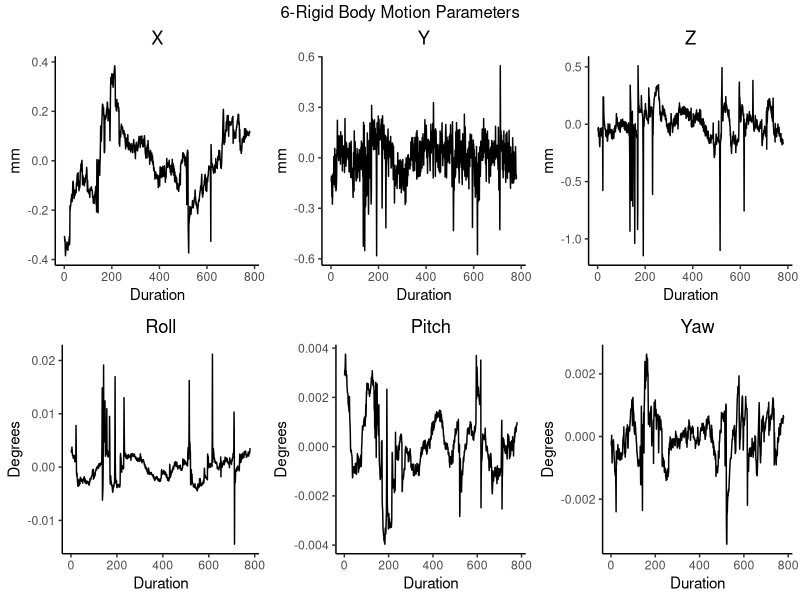
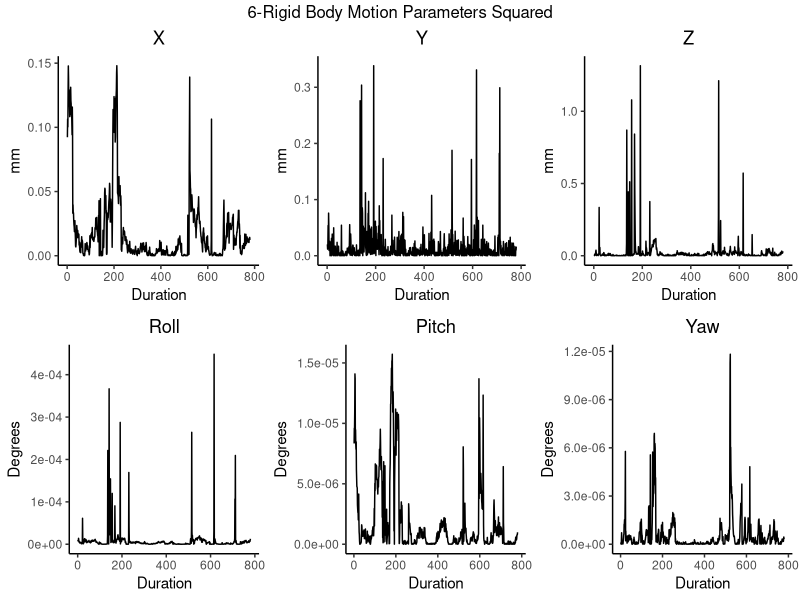
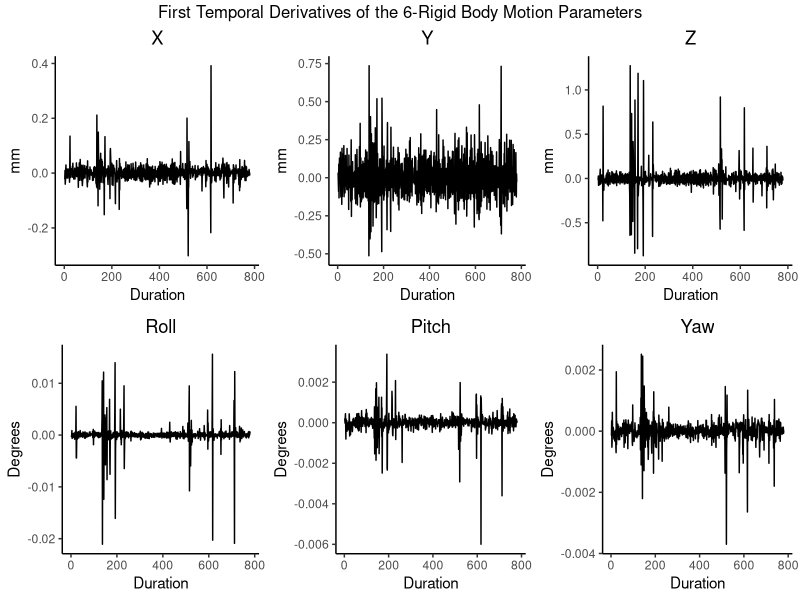
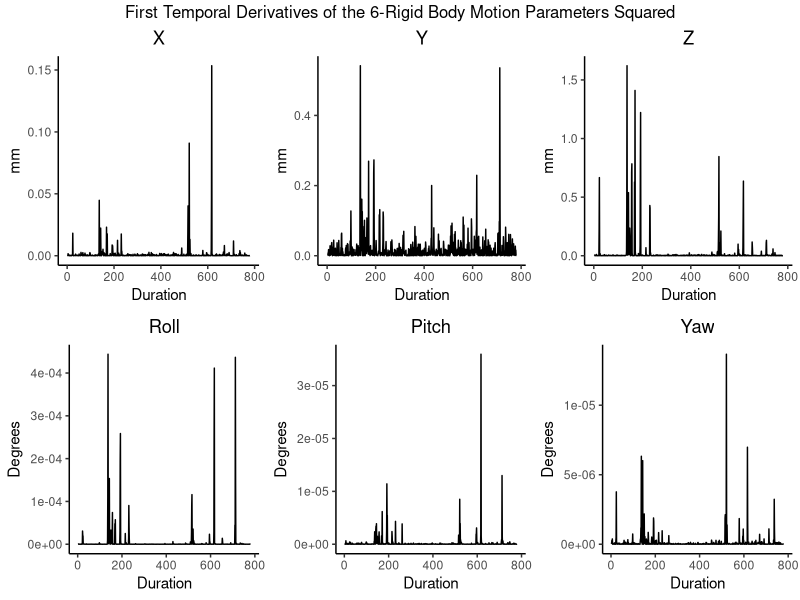
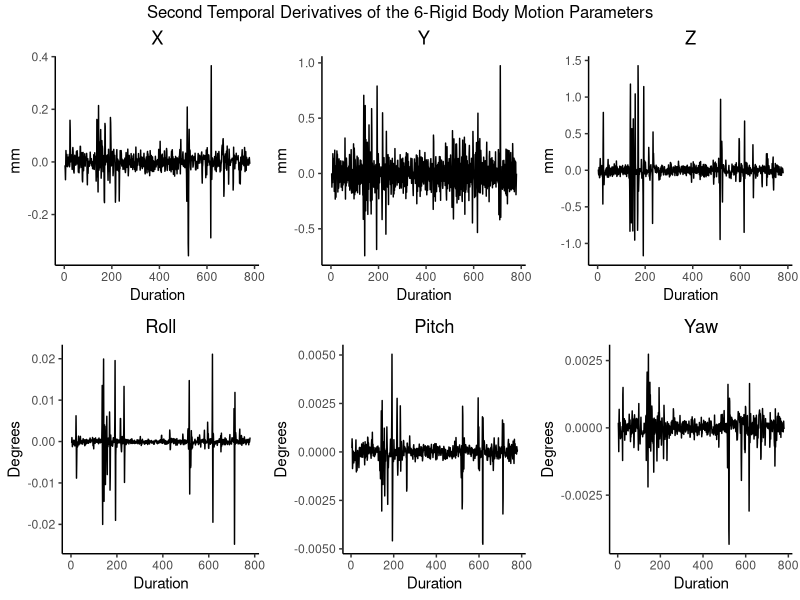
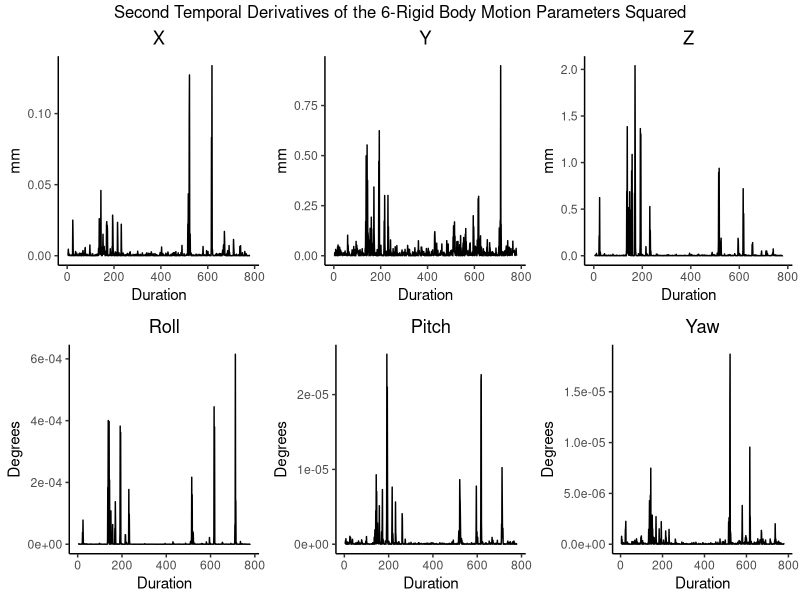

Here is the R script that generated these plots, in order:
## ---- chunk 1
knitr::opts_chunk$set(echo = TRUE)

library(tidyverse); library(gridExtra)
## ---- chunk 2

# load 6-rigidy body motion parameters
motion_demeaned <- read.csv("blog_Calculate_Motion_Regressors_files/example_motion_demeand.csv",header = FALSE)

# motion_demeaned <- t(apply(motion_demeaned, 1, sample, replace=TRUE))
# 
# motion_demeaned <- as.data.frame(motion_demeaned)

# rename columns
colnames(motion_demeaned) <- c("x","y","z","roll","pitch","yaw")

# add duration for graphs
motion_demeaned$duration <- c(1:780)

# plot x
motion_x <- ggplot(motion_demeaned, mapping = aes(x = duration, y = x)) + 
  geom_line() +
  theme_classic() + 
  theme(plot.title = element_text(hjust = .5), 
        plot.subtitle = element_text(hjust = .5)
        ) +
  ggtitle("X") +
  xlab("Duration") + 
  ylab("mm")

# plot y
motion_y <- ggplot(motion_demeaned, mapping = aes(x = duration, y = y)) + 
  geom_line() +
  theme_classic() + 
  theme(plot.title = element_text(hjust = .5), 
        plot.subtitle = element_text(hjust = .5)
        ) +
  ggtitle("Y") +
  xlab("Duration") + 
  ylab("mm")

# plot z
motion_z <- ggplot(motion_demeaned, mapping = aes(x = duration, y = z)) + 
  geom_line() +
  theme_classic() + 
  theme(plot.title = element_text(hjust = .5), 
        plot.subtitle = element_text(hjust = .5)
        ) +
  ggtitle("Z") +
  xlab("Duration") + 
  ylab("mm")

# plot roll
motion_roll <- ggplot(motion_demeaned, mapping = aes(x = duration, y = roll)) + 
  geom_line() +
  theme_classic() + 
  theme(plot.title = element_text(hjust = .5), 
        plot.subtitle = element_text(hjust = .5)
        ) +
  ggtitle("Roll") +
  xlab("Duration") + 
  ylab("Degrees")

# plot pitch
motion_pitch <- ggplot(motion_demeaned, mapping = aes(x = duration, y = pitch)) + 
  geom_line() +
  theme_classic() + 
  theme(plot.title = element_text(hjust = .5), 
        plot.subtitle = element_text(hjust = .5)
        ) +
  ggtitle("Pitch") +
  xlab("Duration") + 
  ylab("Degrees")

# plot yaw
motion_yaw <- ggplot(motion_demeaned, mapping = aes(x = duration, y = yaw)) + 
  geom_line() +
  theme_classic() + 
  theme(plot.title = element_text(hjust = .5), 
        plot.subtitle = element_text(hjust = .5)
        ) +
  ggtitle("Yaw") +
  xlab("Duration") + 
  ylab("Degrees")

# plot 6-rigid body motion parameters into one figure
grid.arrange(motion_x, motion_y, motion_z, motion_roll, motion_pitch, motion_yaw, nrow = 2, ncol = 3, top = "6-Rigid Body Motion Parameters")

## ---- chunk 3

# square 6-rigid body motion parameters
motion_demeaned.sq <- motion_demeaned^2 

# save as data frame
motion_demeaned.sq <- as.data.frame(motion_demeaned.sq)

# rename columns
colnames(motion_demeaned.sq) <- c("x.sq","y.sq","z.sq","roll.sq","pitch.sq","yaw.sq","duration")

# add duration for graphs
motion_demeaned.sq$duration <- c(1:780)

# plot x.sq
motion_x.sq <- ggplot(motion_demeaned.sq, mapping = aes(x = duration, y = x.sq)) + 
  geom_line() +
  theme_classic() + 
  theme(plot.title = element_text(hjust = .5), 
        plot.subtitle = element_text(hjust = .5)
        ) +
  ggtitle("X") +
  xlab("Duration") + 
  ylab("mm")

# plot y.sq
motion_y.sq <- ggplot(motion_demeaned.sq, mapping = aes(x = duration, y = y.sq)) + 
  geom_line() +
  theme_classic() + 
  theme(plot.title = element_text(hjust = .5), 
        plot.subtitle = element_text(hjust = .5)
        ) +
  ggtitle("Y") +
  xlab("Duration") + 
  ylab("mm")

# plot z.sq
motion_z.sq <- ggplot(motion_demeaned.sq, mapping = aes(x = duration, y = z.sq)) + 
  geom_line() +
  theme_classic() + 
  theme(plot.title = element_text(hjust = .5), 
        plot.subtitle = element_text(hjust = .5)
        ) +
  ggtitle("Z") +
  xlab("Duration") + 
  ylab("mm")

# plot roll.sq
motion_roll.sq <- ggplot(motion_demeaned.sq, mapping = aes(x = duration, y = roll.sq)) + 
  geom_line() +
  theme_classic() + 
  theme(plot.title = element_text(hjust = .5), 
        plot.subtitle = element_text(hjust = .5)
        ) +
  ggtitle("Roll") +
  xlab("Duration") + 
  ylab("Degrees")

# plot pitch.sq
motion_pitch.sq <- ggplot(motion_demeaned.sq, mapping = aes(x = duration, y = pitch.sq)) + 
  geom_line() +
  theme_classic() + 
  theme(plot.title = element_text(hjust = .5), 
        plot.subtitle = element_text(hjust = .5)
        ) +
  ggtitle("Pitch") +
  xlab("Duration") + 
  ylab("Degrees")

# plot yaw.sq
motion_yaw.sq <- ggplot(motion_demeaned.sq, mapping = aes(x = duration, y = yaw.sq)) + 
  geom_line() +
  theme_classic() + 
  theme(plot.title = element_text(hjust = .5), 
        plot.subtitle = element_text(hjust = .5)
        ) +
  ggtitle("Yaw") +
  xlab("Duration") + 
  ylab("Degrees")

# plot motion.sq into one figure
grid.arrange(motion_x.sq, motion_y.sq, motion_z.sq, motion_roll.sq, motion_pitch.sq, motion_yaw.sq, nrow = 2, ncol = 3, top = "6-Rigid Body Motion Parameters Squared")

## ---- chunk 4

# calculate first temporal derivative
motion_demeaned.td1 <- sapply(motion_demeaned, FUN=function(x) c(NA,diff(x))) 

# save as dataframe
motion_demeaned.td1 <- as.data.frame(motion_demeaned.td1)

# rename columns
colnames(motion_demeaned.td1) <- c("x.td1","y.td1","z.td1","roll.td1","pitch.td1","yaw.td1","duration") 

# add duration for graphs
motion_demeaned.td1$duration <- c(1:780)

# plot x.td1
motion_x.td1 <- ggplot(motion_demeaned.td1, mapping = aes(x = duration, y = x.td1)) + 
  geom_line() +
  theme_classic() + 
  theme(plot.title = element_text(hjust = .5), 
        plot.subtitle = element_text(hjust = .5)
        ) +
  ggtitle("X") +
  xlab("Duration") + 
  ylab("mm")

# plot y.td1
motion_y.td1 <- ggplot(motion_demeaned.td1, mapping = aes(x = duration, y = y.td1)) + 
  geom_line() +
  theme_classic() + 
  theme(plot.title = element_text(hjust = .5), 
        plot.subtitle = element_text(hjust = .5)
        ) +
  ggtitle("Y") +
  xlab("Duration") + 
  ylab("mm")

# plot z.td1
motion_z.td1 <- ggplot(motion_demeaned.td1, mapping = aes(x = duration, y = z.td1)) + 
  geom_line() +
  theme_classic() + 
  theme(plot.title = element_text(hjust = .5), 
        plot.subtitle = element_text(hjust = .5)
        ) +
  ggtitle("Z") +
  xlab("Duration") + 
  ylab("mm")

# plot roll.td1
motion_roll.td1 <- ggplot(motion_demeaned.td1, mapping = aes(x = duration, y = roll.td1)) + 
  geom_line() +
  theme_classic() + 
  theme(plot.title = element_text(hjust = .5), 
        plot.subtitle = element_text(hjust = .5)
        ) +
  ggtitle("Roll") +
  xlab("Duration") + 
  ylab("Degrees")

# plot pitch.td1
motion_pitch.td1 <- ggplot(motion_demeaned.td1, mapping = aes(x = duration, y = pitch.td1)) + 
  geom_line() +
  theme_classic() + 
  theme(plot.title = element_text(hjust = .5), 
        plot.subtitle = element_text(hjust = .5)
        ) +
  ggtitle("Pitch") +
  xlab("Duration") + 
  ylab("Degrees")

# plot yaw.td1
motion_yaw.td1 <- ggplot(motion_demeaned.td1, mapping = aes(x = duration, y = yaw.td1)) + 
  geom_line() +
  theme_classic() + 
  theme(plot.title = element_text(hjust = .5), 
        plot.subtitle = element_text(hjust = .5)
        ) +
  ggtitle("Yaw") +
  xlab("Duration") + 
  ylab("Degrees")

# plot motion.td1 into one figure
grid.arrange(motion_x.td1, motion_y.td1, motion_z.td1, motion_roll.td1, motion_pitch.td1, motion_yaw.td1, nrow = 2, ncol = 3, top = "First Temporal Derivatives of the 6-Rigid Body Motion Parameters")

## ---- chunk 5

# square the first temporal derivative
motion_demeaned.td1.sq <- motion_demeaned.td1^2 # first temporal derivative squared

# save as dataframe
motion_demeaned.td1.sq <- as.data.frame(motion_demeaned.td1.sq)

# rename columns
colnames(motion_demeaned.td1.sq) <- c("x.td1.sq","y.td1.sq","z.td1.sq","roll.td1.sq","pitch.td1.sq","yaw.td1.sq","duration") # rename columns

# add duration for graphs
motion_demeaned.td1.sq$duration <- c(1:780)

# plot x.td1.sq
motion_x.td1.sq <- ggplot(motion_demeaned.td1.sq, mapping = aes(x = duration, y = x.td1.sq)) + 
  geom_line() +
  theme_classic() + 
  theme(plot.title = element_text(hjust = .5), 
        plot.subtitle = element_text(hjust = .5)
        ) +
  ggtitle("X") +
  xlab("Duration") + 
  ylab("mm")

# plot y.td1.sq
motion_y.td1.sq <- ggplot(motion_demeaned.td1.sq, mapping = aes(x = duration, y = y.td1.sq)) + 
  geom_line() +
  theme_classic() + 
  theme(plot.title = element_text(hjust = .5), 
        plot.subtitle = element_text(hjust = .5)
        ) +
  ggtitle("Y") +
  xlab("Duration") + 
  ylab("mm")

# plot z.td1.sq
motion_z.td1.sq <- ggplot(motion_demeaned.td1.sq, mapping = aes(x = duration, y = z.td1.sq)) + 
  geom_line() +
  theme_classic() + 
  theme(plot.title = element_text(hjust = .5), 
        plot.subtitle = element_text(hjust = .5)
        ) +
  ggtitle("Z") +
  xlab("Duration") + 
  ylab("mm")

# plot roll.td1.sq
motion_roll.td1.sq <- ggplot(motion_demeaned.td1.sq, mapping = aes(x = duration, y = roll.td1.sq)) + 
  geom_line() +
  theme_classic() + 
  theme(plot.title = element_text(hjust = .5), 
        plot.subtitle = element_text(hjust = .5)
        ) +
  ggtitle("Roll") +
  xlab("Duration") + 
  ylab("Degrees")

# plot pitch.td1.sq
motion_pitch.td1.sq <- ggplot(motion_demeaned.td1.sq, mapping = aes(x = duration, y = pitch.td1.sq)) + 
  geom_line() +
  theme_classic() + 
  theme(plot.title = element_text(hjust = .5), 
        plot.subtitle = element_text(hjust = .5)
        ) +
  ggtitle("Pitch") +
  xlab("Duration") + 
  ylab("Degrees")

# plot yaw.td1.sq
motion_yaw.td1.sq <- ggplot(motion_demeaned.td1.sq, mapping = aes(x = duration, y = yaw.td1.sq)) + 
  geom_line() +
  theme_classic() + 
  theme(plot.title = element_text(hjust = .5), 
        plot.subtitle = element_text(hjust = .5)
        ) +
  ggtitle("Yaw") +
  xlab("Duration") + 
  ylab("Degrees")

# plot motion.td1.sq into one figure
grid.arrange(motion_x.td1.sq, motion_y.td1.sq, motion_z.td1.sq, motion_roll.td1.sq, motion_pitch.td1.sq, motion_yaw.td1.sq, nrow = 2, ncol = 3, top = "First Temporal Derivatives of the 6-Rigid Body Motion Parameters Squared")

## ---- chunk 6

# calculate second temporal derivative
motion_demeaned.td2 <- sapply(motion_demeaned, FUN=function(x) c(NA,NA,diff(x, lag = 2))) 

# save as dataframe
motion_demeaned.td2 <- as.data.frame(motion_demeaned.td2)

# rename columns
colnames(motion_demeaned.td2) <- c("x.td2","y.td2","z.td2","roll.td2","pitch.td2","yaw.td2","duration") 

# add duration for graphs
motion_demeaned.td2$duration <- c(1:780)

# plot x.td2
motion_x.td2 <- ggplot(motion_demeaned.td2, mapping = aes(x = duration, y = x.td2)) + 
  geom_line() +
  theme_classic() + 
  theme(plot.title = element_text(hjust = .5), 
        plot.subtitle = element_text(hjust = .5)
        ) +
  ggtitle("X") +
  xlab("Duration") + 
  ylab("mm")

# plot y.td2
motion_y.td2 <- ggplot(motion_demeaned.td2, mapping = aes(x = duration, y = y.td2)) + 
  geom_line() +
  theme_classic() + 
  theme(plot.title = element_text(hjust = .5), 
        plot.subtitle = element_text(hjust = .5)
        ) +
  ggtitle("Y") +
  xlab("Duration") + 
  ylab("mm")

# plot z.td2
motion_z.td2 <- ggplot(motion_demeaned.td2, mapping = aes(x = duration, y = z.td2)) + 
  geom_line() +
  theme_classic() + 
  theme(plot.title = element_text(hjust = .5), 
        plot.subtitle = element_text(hjust = .5)
        ) +
  ggtitle("Z") +
  xlab("Duration") + 
  ylab("mm")

# plot roll.td2
motion_roll.td2 <- ggplot(motion_demeaned.td2, mapping = aes(x = duration, y = roll.td2)) + 
  geom_line() +
  theme_classic() + 
  theme(plot.title = element_text(hjust = .5), 
        plot.subtitle = element_text(hjust = .5)
        ) +
  ggtitle("Roll") +
  xlab("Duration") + 
  ylab("Degrees")

# plot pitch.td2
motion_pitch.td2 <- ggplot(motion_demeaned.td2, mapping = aes(x = duration, y = pitch.td2)) + 
  geom_line() +
  theme_classic() + 
  theme(plot.title = element_text(hjust = .5), 
        plot.subtitle = element_text(hjust = .5)
        ) +
  ggtitle("Pitch") +
  xlab("Duration") + 
  ylab("Degrees")

# plot yaw.td2
motion_yaw.td2 <- ggplot(motion_demeaned.td2, mapping = aes(x = duration, y = yaw.td2)) + 
  geom_line() +
  theme_classic() + 
  theme(plot.title = element_text(hjust = .5), 
        plot.subtitle = element_text(hjust = .5)
        ) +
  ggtitle("Yaw") +
  xlab("Duration") + 
  ylab("Degrees")

# plot motion.td2 into one figure
grid.arrange(motion_x.td2, motion_y.td2, motion_z.td2, motion_roll.td2, motion_pitch.td2, motion_yaw.td2, nrow = 2, ncol = 3, top = "Second Temporal Derivatives of the 6-Rigid Body Motion Parameters")

## ---- chunk 7

# second temporal derivative squared
motion_demeaned.td2.sq <- motion_demeaned.td2^2 

# save as dataframe
motion_demeaned.td2.sq <- as.data.frame(motion_demeaned.td2.sq)

# rename columns
colnames(motion_demeaned.td2.sq) <- c("x.td2.sq","y.td2.sq","z.td2.sq","roll.td2.sq","pitch.td2.sq","yaw.td2.sq","duration") 

# add duration for graphs
motion_demeaned.td2.sq$duration <- c(1:780)

# plot x.td2.sq
motion_x.td2.sq <- ggplot(motion_demeaned.td2.sq, mapping = aes(x = duration, y = x.td2.sq)) + 
  geom_line() +
  theme_classic() + 
  theme(plot.title = element_text(hjust = .5), 
        plot.subtitle = element_text(hjust = .5)
        ) +
  ggtitle("X") +
  xlab("Duration") + 
  ylab("mm")

# plot y.td2.sq
motion_y.td2.sq <- ggplot(motion_demeaned.td2.sq, mapping = aes(x = duration, y = y.td2.sq)) + 
  geom_line() +
  theme_classic() + 
  theme(plot.title = element_text(hjust = .5), 
        plot.subtitle = element_text(hjust = .5)
        ) +
  ggtitle("Y") +
  xlab("Duration") + 
  ylab("mm")

# plot z.td2.sq
motion_z.td2.sq <- ggplot(motion_demeaned.td2.sq, mapping = aes(x = duration, y = z.td2.sq)) + 
  geom_line() +
  theme_classic() + 
  theme(plot.title = element_text(hjust = .5), 
        plot.subtitle = element_text(hjust = .5)
        ) +
  ggtitle("Z") +
  xlab("Duration") + 
  ylab("mm")

# plot roll.td2.sq
motion_roll.td2.sq <- ggplot(motion_demeaned.td2.sq, mapping = aes(x = duration, y = roll.td2.sq)) + 
  geom_line() +
  theme_classic() + 
  theme(plot.title = element_text(hjust = .5), 
        plot.subtitle = element_text(hjust = .5)
        ) +
  ggtitle("Roll") +
  xlab("Duration") + 
  ylab("Degrees")

# plot pitch.td2.sq
motion_pitch.td2.sq <- ggplot(motion_demeaned.td2.sq, mapping = aes(x = duration, y = pitch.td2.sq)) + 
  geom_line() +
  theme_classic() + 
  theme(plot.title = element_text(hjust = .5), 
        plot.subtitle = element_text(hjust = .5)
        ) +
  ggtitle("Pitch") +
  xlab("Duration") + 
  ylab("Degrees")

# plot yaw.td2.sq
motion_yaw.td2.sq <- ggplot(motion_demeaned.td2.sq, mapping = aes(x = duration, y = yaw.td2.sq)) + 
  geom_line() +
  theme_classic() + 
  theme(plot.title = element_text(hjust = .5), 
        plot.subtitle = element_text(hjust = .5)
        ) +
  ggtitle("Yaw") +
  xlab("Duration") + 
  ylab("Degrees")

# plot motion.td2.sq into one figure
grid.arrange(motion_x.td2.sq, motion_y.td2.sq, motion_z.td2.sq, motion_roll.td2.sq, motion_pitch.td2.sq, motion_yaw.td2.sq, nrow = 2, ncol = 3, top = "Second Temporal Derivatives of the 6-Rigid Body Motion Parameters Squared")

